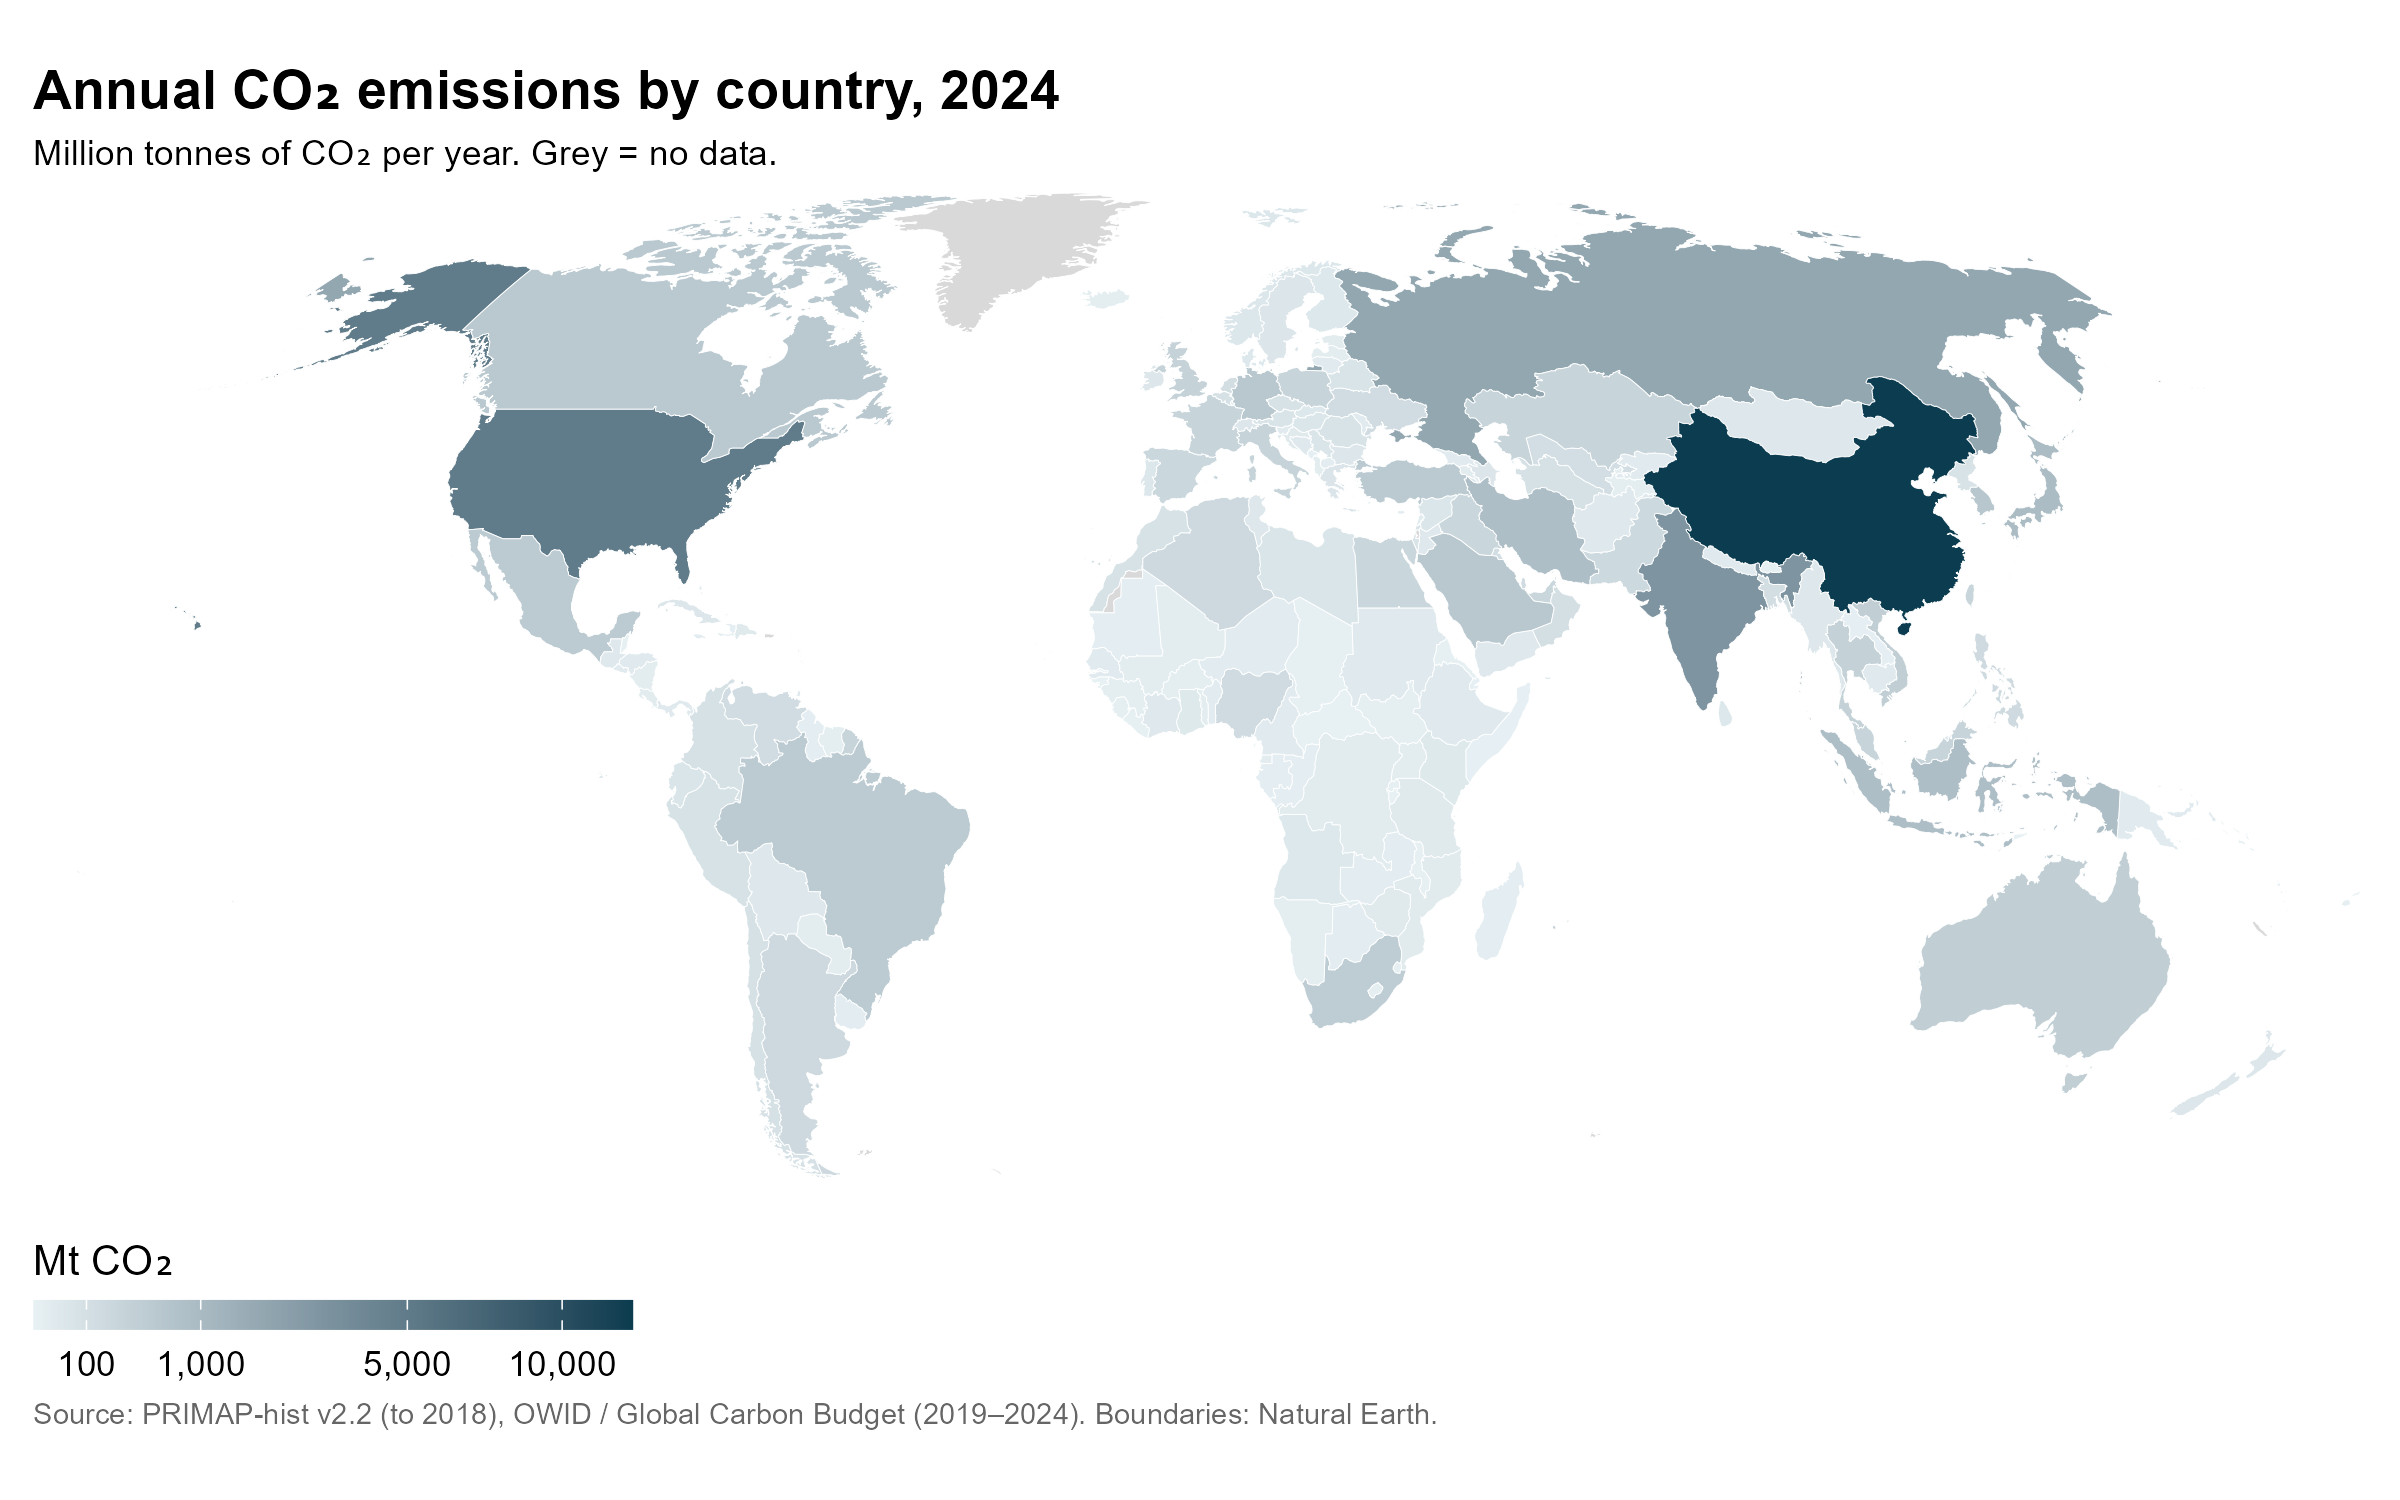

Here is the R script that generated this plot:
# World map of emissions by country.
#
# Choropleth for one year with a metric choice (annual, cumulative, per capita). Needs a world geometry file joined on iso_code, the one non-CSV input.
# Data: data/emissions_country_year.csv, data/raw/natural_earth/ne_50m_admin_0_countries.geojson (Natural Earth, saved in the project)
# Run from the project root:  Rscript charts/b_countries_now/02_choropleth.r
# Saves: charts/b_countries_now/02_choropleth.png (static) and charts/b_countries_now/02_choropleth.html (interactive)
#
# Step 1: static ggplot (my-dataviz house style), saved as a PNG.
# Step 2: interactive plotly version of the same chart, saved as standalone HTML.
#         plot_geo() choropleth on iso_code with a year slider and metric dropdown. The static version is a single year with sf + geom_sf.
#         The HTML is one file, but plotly downloads the base-map shapes (world_50m.json) from cdn.plot.ly, so it needs an internet connection to draw the map.

# sf reads the world boundaries. If a package is missing: install.packages(c("sf", "plotly", "htmlwidgets"))
library(tidyverse)
library(cowplot)
library(sf)
library(plotly)
library(htmlwidgets)

# Paths are relative to the project root, so fail early with a clear message if run from somewhere else.
if (!file.exists("data/emissions_country_year.csv")) {
  stop("Run this script from the project root: Rscript charts/b_countries_now/02_choropleth.r")
}

# ---- Data (shared by both steps) ----
emissions <- read_csv("data/emissions_country_year.csv", show_col_types = FALSE)
groups    <- read_csv("data/country_groups.csv", show_col_types = FALSE)

# Keep individual countries only (drops World, regions, income groups), so nothing is double-counted.
country_codes <- groups |> filter(!is_aggregate) |> pull(iso_code)
countries <- emissions |> filter(iso_code %in% country_codes)

# World boundaries: Natural Earth 50m countries, downloaded once from
# https://github.com/nvkelso/natural-earth-vector (public domain) and kept in data/raw/natural_earth/.
# 50m (not 110m) so small states like Singapore, Malta and Bahrain have a shape.
# ISO_A3 is -99 for France and Norway, so we use ISO_A3_EH, which fills them in.
# Natural Earth codes South Sudan as SDS; our data uses the ISO code SSD.
# Two uninhabited Australian territories (Indian Ocean Ter. "IOA", Ashmore and Cartier Is. "ATC") also carry "AUS".
# We drop those two shapes so Australia's emissions are not repeated by the join (merging shapes with
# st_union() instead leaves stripes across the map). The check below stops the script if any other code repeats.
# Shapes with no ISO code (-99: Northern Cyprus, Somaliland, Kosovo, Siachen) have no emissions rows and are dropped.
world <- st_read("data/raw/natural_earth/ne_50m_admin_0_countries.geojson", quiet = TRUE) |>
  mutate(iso_code = if_else(ISO_A3_EH == "SDS", "SSD", ISO_A3_EH)) |>
  filter(!iso_code %in% c("-99", "ATA"),             # Antarctica has no emissions data and takes up map space
         !ADM0_A3 %in% c("IOA", "ATC")) |>
  select(iso_code, geometry)
stopifnot(!anyDuplicated(world$iso_code))

default_year <- 2024

# ---- Step 1: static ggplot ----
map_data <- world |>
  left_join(filter(countries, year == default_year), by = "iso_code")

# Check the ISO codes: emitters in the data that did not find a shape on the map.
unmatched <- countries |>
  filter(year == default_year, !iso_code %in% world$iso_code) |>
  arrange(desc(co2_mt))
message("Countries with data but no shape on the map: ", nrow(unmatched))
if (nrow(unmatched) > 0) message("  largest: ", unmatched$country[1], ", ", round(unmatched$co2_mt[1]), " Mt")
# The join must not add or repeat rows.
stopifnot(nrow(map_data) == nrow(world))
message("Map shapes with no emissions data (drawn grey): ", sum(is.na(map_data$co2_mt)))

p_map <- ggplot(map_data) +
  geom_sf(aes(fill = co2_mt), color = "white", linewidth = 0.1) +
  # sqrt scale so mid-sized emitters stay visible next to China and the US
  scale_fill_gradient(
    low = "#e8f1f4", high = "#0b3c4f", trans = "sqrt", na.value = "#d9d9d9",
    breaks = c(100, 1000, 5000, 10000), labels = scales::comma,
    name = "Mt CO\u2082",
    guide = guide_colorbar(barwidth = 10, barheight = 0.5, title.position = "top")
  ) +
  coord_sf(crs = "+proj=robin", expand = FALSE) +
  labs(
    title    = paste0("Annual CO\u2082 emissions by country, ", default_year),
    subtitle = "Million tonnes of CO\u2082 per year. Grey = no data.",
    caption  = "Source: PRIMAP-hist v2.2 (to 2018), OWID / Global Carbon Budget (2019\u20132024). Boundaries: Natural Earth."
  ) +
  theme_map(font_size = 10) +
  theme(
    plot.title = element_text(face = "bold", size = 13),
    plot.caption = element_text(size = 7, color = "grey40", hjust = 0),
    legend.position = "bottom",
    legend.justification = "left",
    plot.margin = margin(8, 8, 8, 8)
  )

ggsave("charts/b_countries_now/02_choropleth.png", p_map, width = 8, height = 5, bg = "white")

# ---- Step 2: interactive plotly ----
# plot_geo() draws the map; a little JavaScript (onRender) adds the year slider and metric dropdown.
# Both controls call one update function that reads BOTH current values, so changing one never resets the other.
# (plotly's built-in sliders and dropdowns cannot see each other, which is why we do it this way.)

# Metrics: column name, label, unit shown on hover.
# cap_p: the colour scale tops out at this quantile of the values. Per-capita has a few extreme outliers
# (up to 515 t per person), so it is capped at the 99.5th percentile; those countries get the darkest colour.
metrics <- tribble(
  ~key,            ~label,                               ~unit,                   ~cap_p,
  "co2_mt",        "Annual emissions",                   "Mt CO\u2082",           1,
  "co2_cum",       "Cumulative emissions (1850\u2013)", "Mt CO\u2082",           1,
  "co2_per_capita","Per-capita emissions",               "t CO\u2082 per person", 0.995
)
# Legend tick values per metric (the colour scale is a sqrt scale, like the static map).
tick_values <- list(
  co2_mt         = c(0, 100, 1000, 5000, 10000),
  co2_cum        = c(0, 10000, 50000, 100000, 250000),
  co2_per_capita = c(0, 1, 5, 10, 20)
)

years     <- sort(unique(countries$year))
iso_codes <- sort(unique(countries$iso_code))
names_by_iso <- countries |> distinct(iso_code, country) |> arrange(iso_code) |> pull(country)

# One years x countries matrix per metric. Missing values stay NA (shown grey), never 0.
make_matrix <- function(col) {
  countries |>
    select(iso_code, year, value = all_of(col)) |>
    complete(year = years, iso_code = iso_codes) |>
    arrange(year, iso_code) |>
    pull(value) |>
    matrix(nrow = length(years), ncol = length(iso_codes), byrow = TRUE) |>
    signif(4) |>
    (\(m) lapply(seq_len(nrow(m)), \(i) m[i, ]))()
}
payload <- list(
  years     = years,
  iso       = iso_codes,
  names     = names_by_iso,
  metrics   = metrics$key,
  labels    = metrics$label,
  units     = metrics$unit,
  defaultYear = default_year,
  # Colour range per metric is fixed across all years, so the slider is comparable over time.
  zmax      = map2_dbl(metrics$key, metrics$cap_p, \(k, p) signif(quantile(countries[[k]], p, na.rm = TRUE), 3)),
  capped    = metrics$cap_p < 1,
  tickVals  = unname(tick_values),
  tickText  = map(tick_values, \(v) format(v, big.mark = ",", scientific = FALSE, trim = TRUE)) |> unname(),
  values    = setNames(map(metrics$key, make_matrix), metrics$key)
)

i0 <- which(years == default_year)
p_int <- plot_geo() |>
  add_trace(
    type = "choropleth", locations = iso_codes, z = sqrt(unlist(payload$values$co2_mt[[i0]])),
    text = names_by_iso, hoverinfo = "text",
    zmin = 0, zmax = sqrt(payload$zmax[1]), autocolorscale = FALSE,
    colorscale = list(c(0, "#e8f1f4"), c(0.25, "#8fc1d1"), c(0.6, "#1f6f8b"), c(1, "#0b3c4f")),
    marker = list(line = list(color = "white", width = 0.3)),
    colorbar = list(title = "Mt CO\u2082", len = 0.6, thickness = 12, tickmode = "array",
                    tickvals = sqrt(tick_values$co2_mt), ticktext = payload$tickText[[1]])
  ) |>
  layout(
    # Title is centred over the map (xref "paper" = the map area). The JavaScript below rewrites its text.
    # The title sits just above the map (yref "paper"). The big top margin leaves room for the controls in the
    # top-right corner; the bottom margin leaves room for the year slider under the map.
    title = list(text = "<b>CO\u2082 emissions by country</b>", x = 0.5, y = 1, xref = "paper", yref = "paper",
                 xanchor = "center", yanchor = "bottom", font = list(size = 22, color = "#1f2a37")),
    margin = list(t = 150, b = 110, l = 10, r = 10),
    geo = list(
      lataxis = list(range = c(-58, 85)),   # crop Antarctica, as in the static map
      resolution = 50,   # 50m shapes so small states are drawn (the default 110m has none of them)
      projection = list(type = "natural earth"), showframe = FALSE, showcoastlines = FALSE,
      showland = TRUE, landcolor = "#d9d9d9",      # countries without data stay neutral grey
      showcountries = FALSE, bgcolor = "white"
    ),
    paper_bgcolor = "white",
    font = list(family = "Inter, system-ui, sans-serif"),   # the site font (loaded in onRender below)
    annotations = list(list(
      text = "Source: PRIMAP-hist v2.2 (to 2018), OWID / Global Carbon Budget (2019\u20132024). Grey = no data.",
      x = 0, y = -0.01, xref = "paper", yref = "paper", showarrow = FALSE, xanchor = "left", yanchor = "top",
      font = list(size = 10, color = "#666666")
    ))
  ) |>
  # No Plotly toolbar: zoom and download are our own bigger buttons (see onRender).
  config(displayModeBar = FALSE) |>
  onRender("
    function(el, x, d) {
      // ---- Inter, the site font: load it, then let plotly re-measure its text ----
      var font = document.createElement('link');
      font.rel = 'stylesheet';
      font.href = 'https://fonts.googleapis.com/css2?family=Inter:wght@400;500;600;700&display=swap';
      font.onload = function() { document.fonts.load('400 12px Inter').then(function() { Plotly.Plots.resize(el); }); };
      document.head.appendChild(font);

      // ---- Styles for the custom controls ----
      var css = document.createElement('style');
      css.textContent = `
        .ctl { font-family: Inter, system-ui, sans-serif; color: #1e3a5f; }
        .ctl-top { position: absolute; top: 12px; right: 20px; z-index: 5; display: flex; flex-wrap: wrap;
                   justify-content: flex-end; align-items: flex-end; gap: 10px; max-width: calc(100% - 40px); }
        .ctl-label { display: block; font-size: 13px; font-weight: 600; margin: 0 0 5px 4px; }
        .sel-wrap { position: relative; }
        .sel-wrap::after { content: '\u25BE'; position: absolute; right: 14px; top: 50%; transform: translateY(-50%);
                           color: #2b6cb0; font-size: 18px; pointer-events: none; }
        .ctl select { appearance: none; -webkit-appearance: none; font: 600 16px Inter, system-ui, sans-serif; color: #1e3a5f;
                      padding: 10px 40px 10px 16px; min-width: 250px; height: 46px; background: #f2f7fd;
                      border: 2px solid #2b6cb0; border-radius: 14px; box-shadow: 0 2px 6px rgba(43, 108, 176, 0.18);
                      cursor: pointer; transition: box-shadow .15s, background .15s; }
        .ctl select:hover { background: #e6f0fb; box-shadow: 0 3px 10px rgba(43, 108, 176, 0.3); }
        .ctl select:focus-visible, .ctl button:focus-visible, .ctl input:focus-visible { outline: 3px solid #93c5fd; outline-offset: 2px; }
        .ctl button { font: 700 15px Inter, system-ui, sans-serif; height: 46px; min-width: 46px; padding: 0 16px; color: #fff;
                      background: #2b6cb0; border: 0; border-radius: 12px; cursor: pointer;
                      box-shadow: 0 2px 6px rgba(43, 108, 176, 0.35); transition: background .15s, transform .05s; }
        .ctl button:hover { background: #1e4e8c; }
        .ctl button:active { transform: translateY(1px); }
        .ctl .zoom { font-size: 24px; line-height: 1; padding: 0; width: 46px; }
        .ctl-bottom { position: absolute; left: 40px; right: 40px; bottom: 38px; z-index: 5; display: flex;
                      align-items: center; gap: 14px; }
        .yr { min-width: 112px; text-align: center; font-size: 20px; font-weight: 700; color: #fff; background: #2b6cb0;
              border-radius: 12px; padding: 7px 12px; box-shadow: 0 2px 6px rgba(43, 108, 176, 0.35); }
        .ends { font-size: 13px; font-weight: 600; color: #5b7390; }
        .ctl input[type=range] { -webkit-appearance: none; appearance: none; flex: 1; height: 10px; border-radius: 6px;
                                 background: #cbd5e1; cursor: pointer; margin: 0; }
        .ctl input[type=range]::-webkit-slider-thumb { -webkit-appearance: none; width: 28px; height: 28px; border-radius: 50%;
                                 background: #fff; border: 5px solid #2b6cb0; box-shadow: 0 2px 6px rgba(0, 0, 0, 0.3); }
        .ctl input[type=range]::-moz-range-thumb { width: 18px; height: 18px; border-radius: 50%; background: #fff;
                                 border: 5px solid #2b6cb0; box-shadow: 0 2px 6px rgba(0, 0, 0, 0.3); }
      `;
      document.head.appendChild(css);
      el.style.position = 'relative';

      function make(tag, cls, text) {
        var n = document.createElement(tag);
        if (cls) n.className = cls;
        if (text) n.textContent = text;
        return n;
      }

      // ---- Top right: metric dropdown, zoom buttons, download button ----
      var top = make('div', 'ctl ctl-top');
      var selBox = make('div');
      var selLabel = make('label', 'ctl-label', 'Select what you want to view:');
      var wrap = make('div', 'sel-wrap');
      var sel = make('select');
      selLabel.htmlFor = sel.id = 'metric-select';
      d.labels.forEach(function(l, i) { var o = document.createElement('option'); o.value = i; o.text = l; sel.appendChild(o); });
      wrap.appendChild(sel); selBox.appendChild(selLabel); selBox.appendChild(wrap);
      var zoomOut = make('button', 'zoom', '\u2212'); zoomOut.title = zoomOut.ariaLabel = 'Zoom out';
      var zoomIn  = make('button', 'zoom', '+');        zoomIn.title  = zoomIn.ariaLabel  = 'Zoom in';
      var dl = make('button', '', '\u2193  Download PNG'); dl.title = 'Download the map as a PNG image';
      [selBox, zoomOut, zoomIn, dl].forEach(function(n) { top.appendChild(n); });
      el.appendChild(top);

      // ---- Bottom: year slider under the map ----
      var bottom = make('div', 'ctl ctl-bottom');
      var lab = make('div', 'yr');
      var rng = make('input');
      rng.type = 'range'; rng.min = 0; rng.max = d.years.length - 1; rng.step = 1;
      rng.value = d.years.indexOf(d.defaultYear); rng.setAttribute('aria-label', 'Year');
      bottom.appendChild(lab);
      bottom.appendChild(make('span', 'ends', d.years[0]));
      bottom.appendChild(rng);
      bottom.appendChild(make('span', 'ends', d.years[d.years.length - 1]));
      el.appendChild(bottom);

      function fmt(v, m) {
        if (m === 2) return v.toLocaleString(undefined, {maximumFractionDigits: 2});
        return v >= 100 ? Math.round(v).toLocaleString() : v.toLocaleString(undefined, {maximumFractionDigits: 1});
      }
      // One update function reads BOTH controls every time.
      function update() {
        var m = +sel.value, yi = +rng.value, year = d.years[yi];
        var row = d.values[d.metrics[m]][yi], z = [], txt = [];
        for (var i = 0; i < d.iso.length; i++) {
          var v = row[i], ok = (typeof v === 'number');
          z.push(ok ? Math.sqrt(v) : null);   // sqrt scale; null = no data, shown grey (not zero)
          txt.push('<b>' + d.names[i] + '</b><br>' + year + '<br>' +
                   (ok ? fmt(v, m) + ' ' + d.units[m] : 'No data'));
        }
        lab.textContent = 'Year: ' + year;
        var pct = yi / (d.years.length - 1) * 100;   // filled part of the slider track
        rng.style.background = 'linear-gradient(to right, #2b6cb0 ' + pct + '%, #cbd5e1 ' + pct + '%)';
        // Per-capita is capped (see cap_p in R): values above zmax get the darkest colour, so say so in the legend title.
        var cbTitle = d.units[m] + (d.capped[m] ? '<br>(scale capped at ' + d.zmax[m] + ')' : '');
        Plotly.restyle(el, {z: [z], text: [txt], zmax: [Math.sqrt(d.zmax[m])], 'colorbar.title.text': cbTitle,
                            'colorbar.tickvals': [d.tickVals[m].map(Math.sqrt)], 'colorbar.ticktext': [d.tickText[m]]}, [0]);
        Plotly.relayout(el, {'title.text': '<b>' + d.labels[m] + ' by country, ' + year + '</b>'});
      }
      sel.addEventListener('change', update);
      rng.addEventListener('input', update);

      // ---- Zoom buttons: change the map scale; update() never touches it, so zoom survives slider and dropdown ----
      var zoom = 1;
      function setZoom(z) {
        zoom = Math.min(8, Math.max(1, z));
        var u = {'geo.projection.scale': zoom};
        if (zoom === 1) { u['geo.center.lon'] = 0; u['geo.center.lat'] = 15; }   // back to the full-world view
        Plotly.relayout(el, u);
      }
      zoomIn.addEventListener('click', function() { setZoom(zoom * 1.5); });
      zoomOut.addEventListener('click', function() { setZoom(zoom / 1.5); });

      // ---- Download button: saves the map (with its title and legend) as a PNG ----
      dl.addEventListener('click', function() {
        var m = +sel.value, year = d.years[+rng.value];
        Plotly.downloadImage(el, {format: 'png', width: 1600, height: 900, scale: 2,
                                  filename: 'map_' + d.metrics[m] + '_' + year});
      });

      update();
    }
  ", data = payload)

# selfcontained = TRUE needs pandoc. If it is not installed, look for the copy that ships with Quarto
# (found through the `quarto` command on the PATH, so no fixed folder is assumed).
if (!rmarkdown::pandoc_available()) {
  quarto <- Sys.which("quarto")
  if (nzchar(quarto)) {
    quarto_dir <- dirname(normalizePath(quarto))
    found <- list.files(dirname(quarto_dir), pattern = "^pandoc(\\.exe)?$", recursive = TRUE, full.names = TRUE)
    # Quarto keeps pandoc in bin/tools/<arch>/ on some systems and bin/tools/ on others; prefer one that runs here.
    for (f in found) {
      if (system2(f, "--version", stdout = FALSE, stderr = FALSE) == 0) {
        Sys.setenv(RSTUDIO_PANDOC = dirname(f))
        break
      }
    }
  }
  if (!rmarkdown::pandoc_available()) {
    stop("saveWidget(selfcontained = TRUE) needs pandoc. Install pandoc (https://pandoc.org) or Quarto and rerun.")
  }
}

saveWidget(p_int, "charts/b_countries_now/02_choropleth.html", selfcontained = TRUE)
# saveWidget leaves its temporary support folder behind; the HTML file does not use it.
unlink("charts/b_countries_now/02_choropleth_files", recursive = TRUE)
